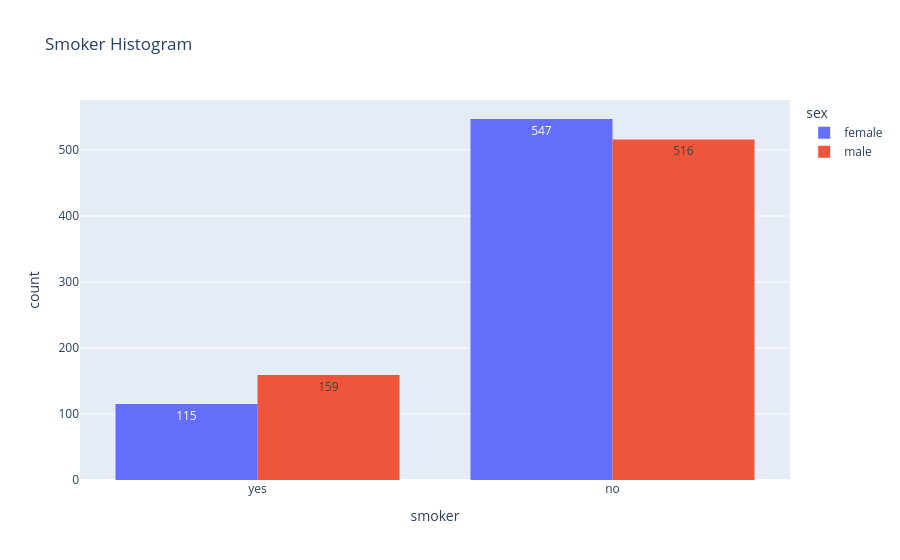

Notebook code for this chart:
### Code cell
px.histogram(df , x="smoker" , title="Smoker Histogram" , color = "sex" , barmode = "group"  , text_auto=True)

### Figure 1 — Plotly figure (JSON) as saved in the notebook; plotly's stock layout.template omitted (floating-point values rounded to 4 significant figures; data arrays with more than 128 entries replaced by an {"elided": "..."} marker saying what was removed)
{"data": [{"alignmentgroup": "True", "bingroup": "x", "hovertemplate": "sex=female<br>smoker=%{x}<br>count=%{y}<extra></extra>", "legendgroup": "female", "marker": {"color": "#636efa", "pattern": {"shape": ""}}, "name": "female", "offsetgroup": "female", "orientation": "v", "showlegend": true, "texttemplate": "%{value}", "type": "histogram", "x": {"elided": "662 str values"}, "xaxis": "x", "yaxis": "y"}, {"alignmentgroup": "True", "bingroup": "x", "hovertemplate": "sex=male<br>smoker=%{x}<br>count=%{y}<extra></extra>", "legendgroup": "male", "marker": {"color": "#EF553B", "pattern": {"shape": ""}}, "name": "male", "offsetgroup": "male", "orientation": "v", "showlegend": true, "texttemplate": "%{value}", "type": "histogram", "x": {"elided": "675 str values"}, "xaxis": "x", "yaxis": "y"}], "layout": {"barmode": "group", "legend": {"title": {"text": "sex"}, "tracegroupgap": 0}, "title": {"text": "Smoker Histogram"}, "xaxis": {"anchor": "y", "domain": [0, 1], "title": {"text": "smoker"}}, "yaxis": {"anchor": "x", "domain": [0, 1], "title": {"text": "count"}}}}
